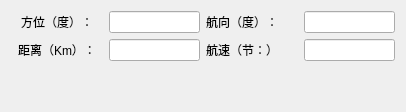
              <widget class="QWidget" name="tab_7">
               <attribute name="title">
                <string>目标态势</string>
               </attribute>
               <layout class="QGridLayout" name="gridLayout_8" columnstretch="1,1,1,1">
                <item row="0" column="2">
                 <widget class="QLabel" name="label_25">
                  <property name="text">
                   <string>航向（度）：</string>
                  </property>
                 </widget>
                </item>
                <item row="1" column="0">
                 <widget class="QLabel" name="label_26">
                  <property name="text">
                   <string>距离（Km）：</string>
                  </property>
                  <property name="alignment">
                   <set>Qt::AlignCenter</set>
                  </property>
                 </widget>
                </item>
                <item row="1" column="3">
                 <widget class="QLineEdit" name="lineEdit_21"/>
                </item>
                <item row="1" column="2">
                 <widget class="QLabel" name="label_27">
                  <property name="text">
                   <string>航速（节：）</string>
                  </property>
                 </widget>
                </item>
                <item row="0" column="0">
                 <widget class="QLabel" name="label_24">
                  <property name="sizePolicy">
                   <sizepolicy hsizetype="Preferred" vsizetype="Preferred">
                    <horstretch>0</horstretch>
                    <verstretch>0</verstretch>
                   </sizepolicy>
                  </property>
                  <property name="frameShape">
                   <enum>QFrame::NoFrame</enum>
                  </property>
                  <property name="text">
                   <string>方位（度）：</string>
                  </property>
                  <property name="textFormat">
                   <enum>Qt::AutoText</enum>
                  </property>
                  <property name="alignment">
                   <set>Qt::AlignCenter</set>
                  </property>
                 </widget>
                </item>
                <item row="1" column="1">
                 <widget class="QLineEdit" name="lineEdit_19"/>
                </item>
                <item row="0" column="1">
                 <widget class="QLineEdit" name="lineEdit_18"/>
                </item>
                <item row="0" column="3">
                 <widget class="QLineEdit" name="lineEdit_20"/>
                </item>
                <item row="2" column="1">
                 <spacer name="verticalSpacer_3">
                  <property name="orientation">
                   <enum>Qt::Vertical</enum>
                  </property>
                  <property name="sizeHint" stdset="0">
                   <size>
                    <width>20</width>
                    <height>40</height>
                   </size>
                  </property>
                 </spacer>
                </item>
               </layout>
              </widget>
